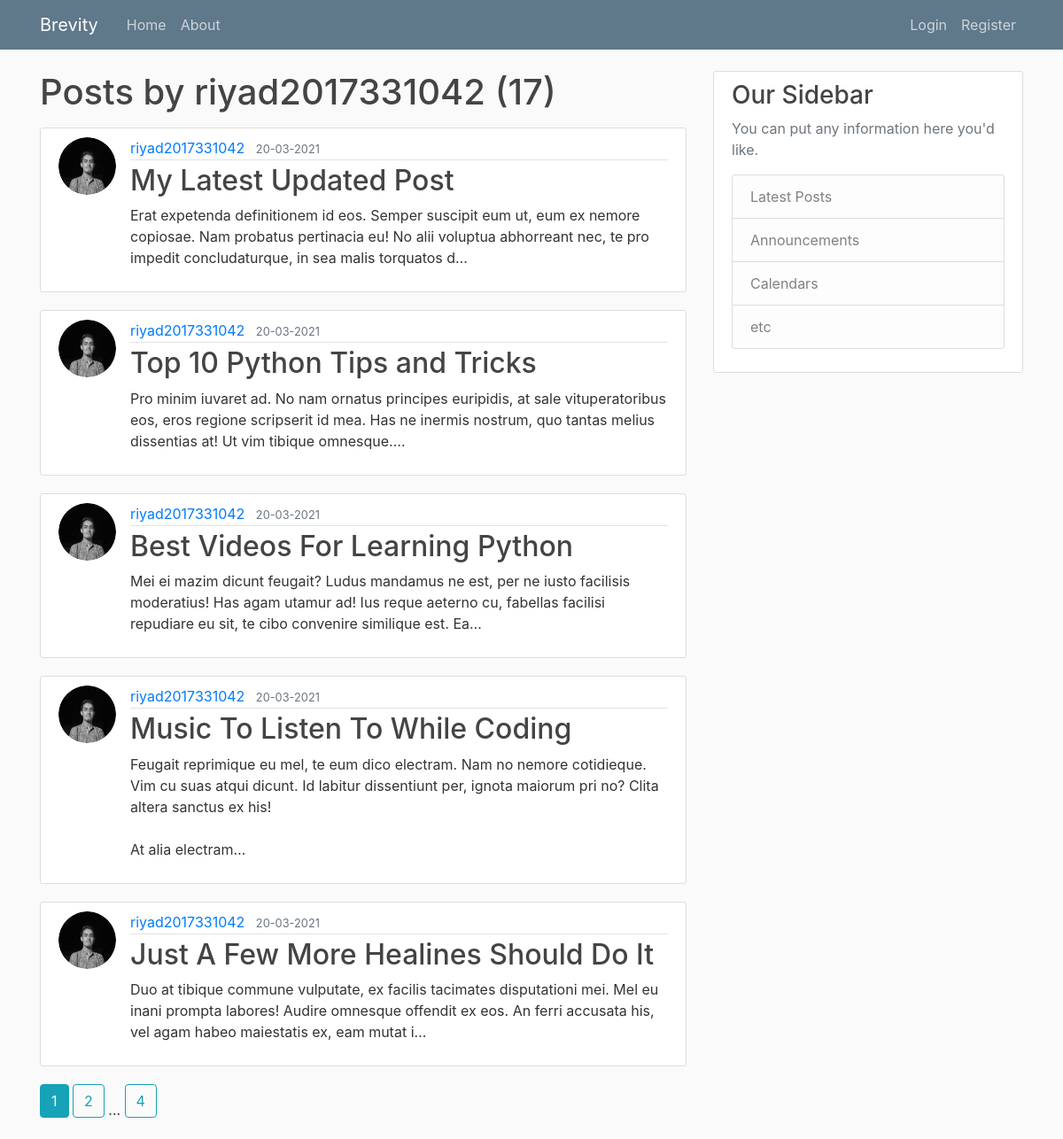
Screenshot of /user/riyad2017331042 with the database file from the repository.
### brevity/models.py (models this page shows, shortened)
class User(db.Model, UserMixin):
    id = db.Column(db.Integer, primary_key=True)
    username = db.Column(db.String(20), unique=True, nullable=False)
    email = db.Column(db.String(120), unique=True, nullable=False)
    image_file = db.Column(db.String(20), nullable=False, default='default.jpg')
    password = db.Column(db.String(60), nullable=False)
    posts = db.relationship('Post', backref='author', lazy=True)                    #By default SQLAlchemy guess the relationship to be one to many as posts returns a list of post.

class Post(db.Model):
    id = db.Column(db.Integer, primary_key=True)
    title = db.Column(db.String(100), nullable=False)
    date_posted = db.Column(db.DateTime, nullable=False, default=datetime.utcnow)
    content = db.Column(db.Text, nullable=False)
    user_id = db.Column(db.Integer, db.ForeignKey('user.id'), nullable=False)

### brevity/routes.py (the view)
@app.route("/user/<string:username>")
def user_posts(username):
    page = request.args.get('page', 1, type = int)
    user = User.query.filter_by(username = username).first_or_404()
    posts = (Post.query.filter_by(author = user)
        .order_by(Post.date_posted.desc())
        .paginate(page = page, per_page = 5)
        )                                                                             #paginate() returns a pagination object which has necessary attributes and methods
    return render_template("user_posts.html", posts = posts, user = user)

### brevity/templates/user_posts.html
{% extends "layout.html" %}
{% block content %}
    <h1 class="mb-3">Posts by {{user.username }} ({{ posts.total }}) </h1>
    {% for post in posts.items %}
        <article class="media content-section">
            <img class="rounded-circle article-img" src="{{ url_for('static', filename = 'profile_pics/' + post.author.image_file)}}">
            <div class="media-body">
                <div class="article-metadata">
                    <a class="mr-2" href="{{ url_for('user_posts', username=post.author.username) }}">{{ post.author.username }}</a>
                    <small class="text-muted">{{ post.date_posted.strftime('%d-%m-%Y') }}</small>
                </div>
                <h2><a class="article-title" href="{{ url_for('post', post_id=post.id) }}">{{ post.title }}</a></h2>
                <p class="article-content">{{ post.content[:200] }}<span>&#8230;</span></p>
            </div>
        </article>
    {% endfor %}
    {% for page_num in posts.iter_pages(left_edge=1, right_edge=1, left_current=1, right_current=2) %}
        {% if page_num %}
            {% if posts.page == page_num %}
                <a class="btn btn-info mb-4" href="{{ url_for('user_posts', username=user.username, page = page_num) }}">{{ page_num }}</a>
            {% else %}
                <a class="btn btn-outline-info mb-4" href="{{ url_for('user_posts', username=user.username, page = page_num) }}">{{ page_num }}</a>
            {% endif %}
        {% else %}
            ...
        {% endif %}
    {% endfor %}
{% endblock content %}

### brevity/static/main.css (style rules this page uses)
body { background: #fafafa; color: #333333; margin-top: 5rem; }
h1, h2, h3, h4, h5, h6 { color: #444444; }
.content-section { background: #ffffff; padding: 10px 20px; border: 1px solid #dddddd; border-radius: 3px; margin-bottom: 20px; }
.article-title { color: #444444; }
.article-content { white-space: pre-line; }
.article-img { height: 65px; width: 65px; margin-right: 16px; }
.article-metadata { padding-bottom: 1px; margin-bottom: 4px; border-bottom: 1px solid #e3e3e3 }

### rows the page displays
User: username "riyad2017331042"
Post: image_file (picture), author.username "riyad2017331042", date_posted "20-03-2021", title "My Latest Updated Post", content "Erat expetenda definitionem id eos. Semper suscipit eum ut, eum ex nemore copiosae. Nam probatus pertinacia eu! No alii voluptua abhorreant nec, te pro impedit concludaturque, in sea malis torquatos d"
Post: image_file (picture), author.username "riyad2017331042", date_posted "20-03-2021", title "Top 10 Python Tips and Tricks", content "Pro minim iuvaret ad. No nam ornatus principes euripidis, at sale vituperatoribus eos, eros regione scripserit id mea. Has ne inermis nostrum, quo tantas melius dissentias at! Ut vim tibique omnesque."
Post: image_file (picture), author.username "riyad2017331042", date_posted "20-03-2021", title "Best Videos For Learning Python", content "Mei ei mazim dicunt feugait? Ludus mandamus ne est, per ne iusto facilisis moderatius! Has agam utamur ad! Ius reque aeterno cu, fabellas facilisi repudiare eu sit, te cibo convenire similique est. Ea"
Post: image_file (picture), author.username "riyad2017331042", date_posted "20-03-2021", title "Music To Listen To While Coding", content "Feugait reprimique eu mel, te eum dico electram. Nam no nemore cotidieque. Vim cu suas atqui dicunt. Id labitur dissentiunt per, ignota maiorum pri no? Clita altera sanctus ex his! At alia electram"
Post: image_file (picture), author.username "riyad2017331042", date_posted "20-03-2021", title "Just A Few More Healines Should Do It", content "Duo at tibique commune vulputate, ex facilis tacimates disputationi mei. Mel eu inani prompta labores! Audire omnesque offendit ex eos. An ferri accusata his, vel agam habeo maiestatis ex, eam mutat i"

### other values shown
{{ posts.total }} "17"
{{ page_num }} "1"
{{ page_num }} "2" "4"
